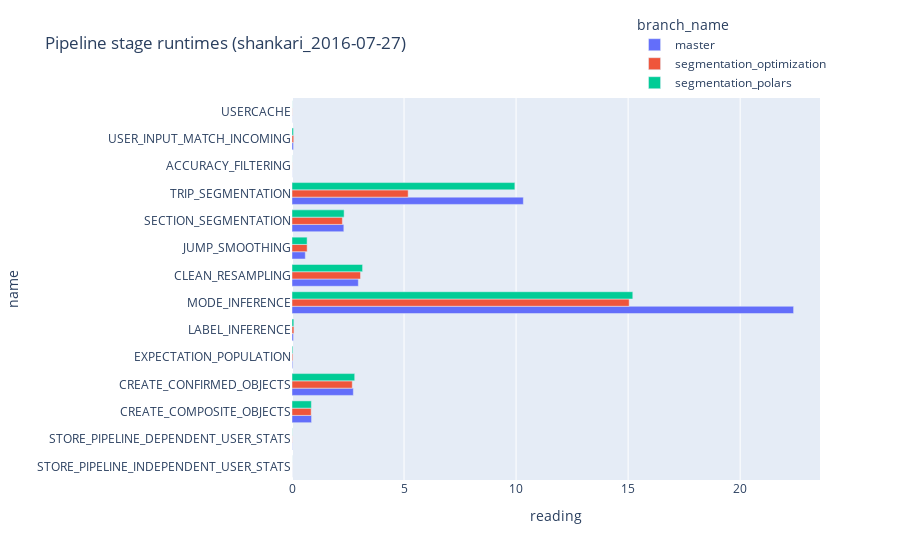

The notebook cell this image was saved under:
### Code cell
ts = esta.TimeSeries.get_aggregate_time_series()

pipeline_stats_dfs = [
    ts.get_data_df('stats/pipeline_time', time_query=stats['tq']).assign(branch_name=branch_name)
    for branch_name, stats in branches.items()
]
pipeline_stats_df = pd.concat(pipeline_stats_dfs)

pipeline_stages_df = pipeline_stats_df[
    pipeline_stats_df['name'].str.isupper() & ~pipeline_stats_df['name'].str.contains('/')
]
fig = px.bar(
    pipeline_stages_df,
    y="name",
    x="reading",
    color="branch_name",
    orientation="h",
)
fig.update_layout(
    title=f"Pipeline stage runtimes ({day})",
    barmode='group',
    yaxis=dict(dtick=1),
    legend=dict(
        yanchor="bottom",
        xanchor="right",
    )
)
fig.show()

### Figure 1 — Plotly figure (JSON) as saved in the notebook; plotly's stock layout.template omitted (floating-point values rounded to 4 significant figures)
{"data": [{"hovertemplate": "branch_name=master<br>reading=%{x}<br>name=%{y}<extra></extra>", "legendgroup": "master", "marker": {"color": "#636efa", "pattern": {"shape": ""}}, "name": "master", "orientation": "h", "showlegend": true, "textposition": "auto", "type": "bar", "x": [0.00163, 0.009076, 0.8724, 2.737, 0.0307, 0.06427, 22.38, 2.96, 0.5936, 2.313, 10.32, 0.003869, 0.06685, 0.00563], "xaxis": "x", "y": ["STORE_PIPELINE_INDEPENDENT_USER_STATS", "STORE_PIPELINE_DEPENDENT_USER_STATS", "CREATE_COMPOSITE_OBJECTS", "CREATE_CONFIRMED_OBJECTS", "EXPECTATION_POPULATION", "LABEL_INFERENCE", "MODE_INFERENCE", "CLEAN_RESAMPLING", "JUMP_SMOOTHING", "SECTION_SEGMENTATION", "TRIP_SEGMENTATION", "ACCURACY_FILTERING", "USER_INPUT_MATCH_INCOMING", "USERCACHE"], "yaxis": "y"}, {"hovertemplate": "branch_name=segmentation_optimization<br>reading=%{x}<br>name=%{y}<extra></extra>", "legendgroup": "segmentation_optimization", "marker": {"color": "#EF553B", "pattern": {"shape": ""}}, "name": "segmentation_optimization", "orientation": "h", "showlegend": true, "textposition": "auto", "type": "bar", "x": [0.001747, 0.007384, 0.855, 2.69, 0.03621, 0.08493, 15.05, 3.058, 0.6761, 2.247, 5.184, 0.003867, 0.07729, 0.006153], "xaxis": "x", "y": ["STORE_PIPELINE_INDEPENDENT_USER_STATS", "STORE_PIPELINE_DEPENDENT_USER_STATS", "CREATE_COMPOSITE_OBJECTS", "CREATE_CONFIRMED_OBJECTS", "EXPECTATION_POPULATION", "LABEL_INFERENCE", "MODE_INFERENCE", "CLEAN_RESAMPLING", "JUMP_SMOOTHING", "SECTION_SEGMENTATION", "TRIP_SEGMENTATION", "ACCURACY_FILTERING", "USER_INPUT_MATCH_INCOMING", "USERCACHE"], "yaxis": "y"}, {"hovertemplate": "branch_name=segmentation_polars<br>reading=%{x}<br>name=%{y}<extra></extra>", "legendgroup": "segmentation_polars", "marker": {"color": "#00cc96", "pattern": {"shape": ""}}, "name": "segmentation_polars", "orientation": "h", "showlegend": true, "textposition": "auto", "type": "bar", "x": [0.001873, 0.00791, 0.8645, 2.799, 0.03681, 0.08096, 15.21, 3.15, 0.6748, 2.326, 9.946, 0.003525, 0.06681, 0.004044], "xaxis": "x", "y": ["STORE_PIPELINE_INDEPENDENT_USER_STATS", "STORE_PIPELINE_DEPENDENT_USER_STATS", "CREATE_COMPOSITE_OBJECTS", "CREATE_CONFIRMED_OBJECTS", "EXPECTATION_POPULATION", "LABEL_INFERENCE", "MODE_INFERENCE", "CLEAN_RESAMPLING", "JUMP_SMOOTHING", "SECTION_SEGMENTATION", "TRIP_SEGMENTATION", "ACCURACY_FILTERING", "USER_INPUT_MATCH_INCOMING", "USERCACHE"], "yaxis": "y"}], "layout": {"barmode": "group", "legend": {"title": {"text": "branch_name"}, "tracegroupgap": 0, "xanchor": "right", "yanchor": "bottom"}, "margin": {"t": 60}, "title": {"text": "Pipeline stage runtimes (shankari_2016-07-27)"}, "xaxis": {"anchor": "y", "domain": [0, 1], "title": {"text": "reading"}}, "yaxis": {"anchor": "x", "domain": [0, 1], "dtick": 1, "title": {"text": "name"}}}}
